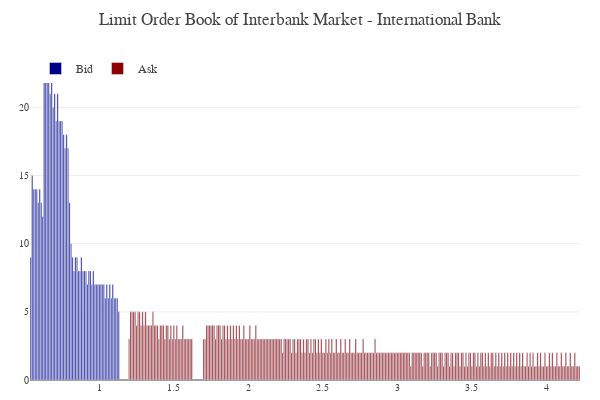

The notebook cell this image was saved under:
### Code cell
model.international_bank_details.lob(steps, agent = 'International Bank')

### Figure 1 — Plotly figure (JSON) as saved in the notebook; plotly's stock layout.template omitted (floating-point values rounded to 4 significant figures; data arrays with more than 128 entries replaced by an {"elided": "..."} marker saying what was removed)
{"data": [{"marker": {"color": "darkblue"}, "name": "Bid", "type": "bar", "x": [1.13, 1.12, 1.11, 1.1, 1.09, 1.08, 1.07, 1.06, 1.05, 1.04, 1.03, 1.02, 1.01, 1, 0.99, 0.98, 0.97, 0.96, 0.95, 0.94, 0.93, 0.92, 0.91, 0.9, 0.89, 0.88, 0.87, 0.86, 0.85, 0.84, 0.83, 0.82, 0.81, 0.8, 0.79, 0.78, 0.77, 0.76, 0.75, 0.74, 0.73, 0.72, 0.71, 0.7, 0.69, 0.68, 0.67, 0.66, 0.65, 0.64, 0.63, 0.62, 0.61, 0.6, 0.59, 0.58, 0.57, 0.56, 0.55, 0.54], "xaxis": "x", "y": [5, 6, 6, 6, 7, 6, 7, 6, 7, 6, 7, 7, 7, 7, 7, 7, 7, 8, 7, 8, 8, 7, 8, 8, 8, 9, 8, 8, 9, 9, 8, 9, 10, 13, 17, 18, 17, 18, 19, 19, 19, 21, 19, 21, 20, 23, 21, 23, 23, 23, 22, 12, 13, 14, 13, 14, 14, 14, 15, 9], "yaxis": "y"}, {"marker": {"color": "darkred"}, "name": "Ask", "type": "bar", "x": {"elided": "296 float values"}, "xaxis": "x", "y": {"elided": "296 int values"}, "yaxis": "y"}], "layout": {"height": 400, "hovermode": "closest", "legend": {"orientation": "h", "x": 0.01, "xanchor": "left", "y": 0.9, "yanchor": "bottom"}, "margin": {"b": 20, "l": 30, "r": 20, "t": 50}, "showlegend": true, "title": {"text": "Limit Order Book of Interbank Market - International Bank"}, "width": 600, "xaxis": {"anchor": "y", "domain": [0, 1], "showgrid": false, "tickfont": {"size": 10}}, "yaxis": {"anchor": "x", "domain": [0, 1], "side": "left", "tickfont": {"size": 10}}}}
